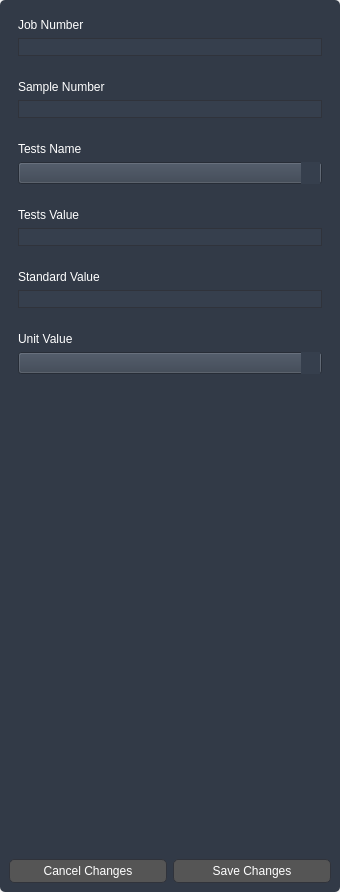
<?xml version="1.0" encoding="UTF-8"?>
<ui version="4.0">
 <class>Form</class>
 <widget class="QWidget" name="Form">
  <property name="geometry">
   <rect>
    <x>0</x>
    <y>0</y>
    <width>340</width>
    <height>892</height>
   </rect>
  </property>
  <property name="maximumSize">
   <size>
    <width>340</width>
    <height>16777215</height>
   </size>
  </property>
  <property name="windowTitle">
   <string>Form</string>
  </property>
  <property name="styleSheet">
   <string notr="true">#container {
	background-color: #323a47;;
	border-radius: 5px;
	color:white; 
} 

QPushButton { 
	padding: 4px;
	border: 1px solid #30333b; 
	border-radius: 5px;
	color:white; 
	background-color: #555555; 
	min-width: 100px; 
} 

QPushButton::hover {
	background-color: rgb(107, 108, 108);
}

QPushButton::disabled {
	color: grey 
}


QLabel {
	color: white; 
} 

QLineEdit {
	background-color: #363f4d; 
	border: 1px solid #30333b; 
	color:white; 

}

QComboBox {
	background-color: #363f4d;
	color:white; 
}

QComboBox::drop-down {
	background-color: #363f4d;
}


QListView{
	background-color : #555555;
	padding: 0px; 
	margin: 0px; 
}

</string>
  </property>
  <layout class="QVBoxLayout" name="verticalLayout">
   <property name="leftMargin">
    <number>0</number>
   </property>
   <property name="topMargin">
    <number>0</number>
   </property>
   <property name="rightMargin">
    <number>0</number>
   </property>
   <property name="bottomMargin">
    <number>0</number>
   </property>
   <item>
    <widget class="QWidget" name="container" native="true">
     <property name="minimumSize">
      <size>
       <width>0</width>
       <height>100</height>
      </size>
     </property>
     <layout class="QVBoxLayout" name="verticalLayout_2">
      <item>
       <widget class="QWidget" name="widget_34" native="true">
        <layout class="QVBoxLayout" name="verticalLayout_13">
         <item>
          <widget class="QLabel" name="label_53">
           <property name="text">
            <string>Job Number</string>
           </property>
          </widget>
         </item>
         <item>
          <widget class="QLineEdit" name="jobNum"/>
         </item>
        </layout>
       </widget>
      </item>
      <item>
       <widget class="QWidget" name="widget_36" native="true">
        <layout class="QVBoxLayout" name="verticalLayout_16">
         <item>
          <widget class="QLabel" name="label_54">
           <property name="text">
            <string>Sample Number</string>
           </property>
          </widget>
         </item>
         <item>
          <widget class="QLineEdit" name="sampleNum"/>
         </item>
        </layout>
       </widget>
      </item>
      <item>
       <widget class="QWidget" name="widget_37" native="true">
        <layout class="QVBoxLayout" name="verticalLayout_28">
         <item>
          <widget class="QLabel" name="label_56">
           <property name="text">
            <string>Tests Name</string>
           </property>
          </widget>
         </item>
         <item>
          <widget class="QComboBox" name="testsNameCombo">
           <property name="minimumSize">
            <size>
             <width>0</width>
             <height>0</height>
            </size>
           </property>
          </widget>
         </item>
        </layout>
       </widget>
      </item>
      <item>
       <widget class="QWidget" name="widget_39" native="true">
        <layout class="QVBoxLayout" name="verticalLayout_29">
         <item>
          <widget class="QLabel" name="label_57">
           <property name="text">
            <string>Tests Value</string>
           </property>
          </widget>
         </item>
         <item>
          <widget class="QLineEdit" name="testsVal"/>
         </item>
        </layout>
       </widget>
      </item>
      <item>
       <widget class="QWidget" name="widget_44" native="true">
        <layout class="QVBoxLayout" name="verticalLayout_33">
         <item>
          <widget class="QLabel" name="label_61">
           <property name="text">
            <string>Standard Value</string>
           </property>
          </widget>
         </item>
         <item>
          <widget class="QLineEdit" name="standard"/>
         </item>
        </layout>
       </widget>
      </item>
      <item>
       <widget class="QWidget" name="widget_47" native="true">
        <layout class="QVBoxLayout" name="verticalLayout_35">
         <item>
          <widget class="QLabel" name="label_64">
           <property name="text">
            <string>Unit Value</string>
           </property>
          </widget>
         </item>
         <item>
          <widget class="QComboBox" name="unitValCombo"/>
         </item>
        </layout>
       </widget>
      </item>
      <item>
       <spacer name="verticalSpacer_10">
        <property name="orientation">
         <enum>Qt::Vertical</enum>
        </property>
        <property name="sizeHint" stdset="0">
         <size>
          <width>20</width>
          <height>40</height>
         </size>
        </property>
       </spacer>
      </item>
      <item>
       <widget class="QWidget" name="widget_20" native="true">
        <layout class="QHBoxLayout" name="horizontalLayout_63">
         <property name="leftMargin">
          <number>0</number>
         </property>
         <property name="topMargin">
          <number>0</number>
         </property>
         <property name="rightMargin">
          <number>0</number>
         </property>
         <property name="bottomMargin">
          <number>0</number>
         </property>
         <item>
          <widget class="QPushButton" name="cancelBtn">
           <property name="text">
            <string>Cancel Changes</string>
           </property>
          </widget>
         </item>
         <item>
          <widget class="QPushButton" name="saveBtn">
           <property name="text">
            <string>Save Changes</string>
           </property>
          </widget>
         </item>
        </layout>
       </widget>
      </item>
     </layout>
    </widget>
   </item>
  </layout>
 </widget>
 <resources/>
 <connections/>
</ui>
